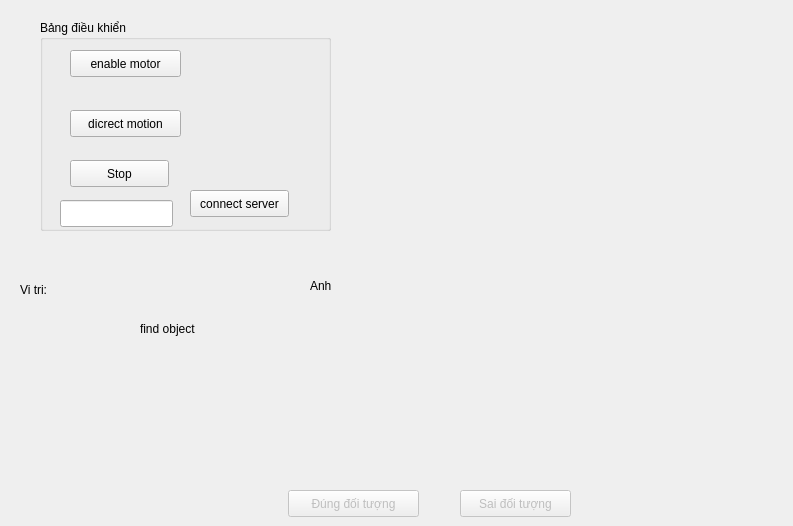
<?xml version="1.0" encoding="UTF-8"?>
<ui version="4.0">
 <class>MainWindow</class>
 <widget class="QMainWindow" name="MainWindow">
  <property name="geometry">
   <rect>
    <x>0</x>
    <y>0</y>
    <width>793</width>
    <height>526</height>
   </rect>
  </property>
  <property name="windowTitle">
   <string>MainWindow</string>
  </property>
  <widget class="QWidget" name="centralWidget">
   <widget class="QGroupBox" name="groupButton">
    <property name="geometry">
     <rect>
      <x>40</x>
      <y>20</y>
      <width>291</width>
      <height>211</height>
     </rect>
    </property>
    <property name="title">
     <string>Bảng điều khiển</string>
    </property>
    <widget class="QPushButton" name="btnEnableMotor">
     <property name="geometry">
      <rect>
       <x>30</x>
       <y>30</y>
       <width>111</width>
       <height>27</height>
      </rect>
     </property>
     <property name="text">
      <string>enable motor</string>
     </property>
    </widget>
    <widget class="QPushButton" name="btnDicrectMotion">
     <property name="geometry">
      <rect>
       <x>30</x>
       <y>90</y>
       <width>111</width>
       <height>27</height>
      </rect>
     </property>
     <property name="text">
      <string>dicrect motion</string>
     </property>
    </widget>
    <widget class="QPushButton" name="btnStop">
     <property name="geometry">
      <rect>
       <x>30</x>
       <y>140</y>
       <width>99</width>
       <height>27</height>
      </rect>
     </property>
     <property name="text">
      <string>Stop</string>
     </property>
    </widget>
    <widget class="QLineEdit" name="txtAddress">
     <property name="geometry">
      <rect>
       <x>20</x>
       <y>180</y>
       <width>113</width>
       <height>27</height>
      </rect>
     </property>
    </widget>
    <widget class="QPushButton" name="btnConnectServer">
     <property name="geometry">
      <rect>
       <x>150</x>
       <y>170</y>
       <width>99</width>
       <height>27</height>
      </rect>
     </property>
     <property name="text">
      <string>connect server</string>
     </property>
    </widget>
   </widget>
   <widget class="QLabel" name="lblFindObject">
    <property name="geometry">
     <rect>
      <x>140</x>
      <y>320</y>
      <width>231</width>
      <height>17</height>
     </rect>
    </property>
    <property name="text">
     <string>find object</string>
    </property>
   </widget>
   <widget class="QLabel" name="lblPose">
    <property name="geometry">
     <rect>
      <x>20</x>
      <y>280</y>
      <width>241</width>
      <height>20</height>
     </rect>
    </property>
    <property name="text">
     <string>Vi tri:</string>
    </property>
   </widget>
   <widget class="QLabel" name="lblImage">
    <property name="geometry">
     <rect>
      <x>310</x>
      <y>100</y>
      <width>391</width>
      <height>371</height>
     </rect>
    </property>
    <property name="text">
     <string>Anh</string>
    </property>
   </widget>
   <widget class="QPushButton" name="btnTrue">
    <property name="enabled">
     <bool>false</bool>
    </property>
    <property name="geometry">
     <rect>
      <x>288</x>
      <y>490</y>
      <width>131</width>
      <height>27</height>
     </rect>
    </property>
    <property name="text">
     <string>Đúng đối tượng</string>
    </property>
   </widget>
   <widget class="QPushButton" name="btnFalse">
    <property name="enabled">
     <bool>false</bool>
    </property>
    <property name="geometry">
     <rect>
      <x>460</x>
      <y>490</y>
      <width>111</width>
      <height>27</height>
     </rect>
    </property>
    <property name="text">
     <string>Sai đối tượng</string>
    </property>
   </widget>
  </widget>
 </widget>
 <layoutdefault spacing="6" margin="11"/>
 <resources/>
 <connections/>
</ui>
